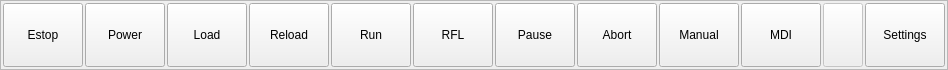
        <widget class="QFrame" name="fr_bottom">
         <property name="minimumSize">
          <size>
           <width>0</width>
           <height>60</height>
          </size>
         </property>
         <property name="maximumSize">
          <size>
           <width>16777215</width>
           <height>70</height>
          </size>
         </property>
         <property name="styleSheet">
          <string notr="true"/>
         </property>
         <property name="frameShape">
          <enum>QFrame::StyledPanel</enum>
         </property>
         <property name="frameShadow">
          <enum>QFrame::Raised</enum>
         </property>
         <layout class="QHBoxLayout" name="horizontalLayout_2">
          <property name="spacing">
           <number>2</number>
          </property>
          <property name="leftMargin">
           <number>2</number>
          </property>
          <property name="topMargin">
           <number>2</number>
          </property>
          <property name="rightMargin">
           <number>2</number>
          </property>
          <property name="bottomMargin">
           <number>2</number>
          </property>
          <item>
           <widget class="QPushButton" name="pb_bottom_0">
            <property name="sizePolicy">
             <sizepolicy hsizetype="Expanding" vsizetype="Expanding">
              <horstretch>0</horstretch>
              <verstretch>0</verstretch>
             </sizepolicy>
            </property>
            <property name="text">
             <string>Estop</string>
            </property>
           </widget>
          </item>
          <item>
           <widget class="QPushButton" name="pb_bottom_1">
            <property name="sizePolicy">
             <sizepolicy hsizetype="Expanding" vsizetype="Expanding">
              <horstretch>0</horstretch>
              <verstretch>0</verstretch>
             </sizepolicy>
            </property>
            <property name="text">
             <string>Power</string>
            </property>
           </widget>
          </item>
          <item>
           <widget class="QPushButton" name="pb_bottom_2">
            <property name="sizePolicy">
             <sizepolicy hsizetype="Expanding" vsizetype="Expanding">
              <horstretch>0</horstretch>
              <verstretch>0</verstretch>
             </sizepolicy>
            </property>
            <property name="text">
             <string>Load</string>
            </property>
           </widget>
          </item>
          <item>
           <widget class="QPushButton" name="pb_bottom_3">
            <property name="sizePolicy">
             <sizepolicy hsizetype="Expanding" vsizetype="Expanding">
              <horstretch>0</horstretch>
              <verstretch>0</verstretch>
             </sizepolicy>
            </property>
            <property name="text">
             <string>Reload</string>
            </property>
           </widget>
          </item>
          <item>
           <widget class="QPushButton" name="pb_bottom_4">
            <property name="sizePolicy">
             <sizepolicy hsizetype="Expanding" vsizetype="Expanding">
              <horstretch>0</horstretch>
              <verstretch>0</verstretch>
             </sizepolicy>
            </property>
            <property name="text">
             <string>Run</string>
            </property>
           </widget>
          </item>
          <item>
           <widget class="QPushButton" name="pb_bottom_5">
            <property name="sizePolicy">
             <sizepolicy hsizetype="Expanding" vsizetype="Expanding">
              <horstretch>0</horstretch>
              <verstretch>0</verstretch>
             </sizepolicy>
            </property>
            <property name="styleSheet">
             <string notr="true"/>
            </property>
            <property name="text">
             <string>RFL</string>
            </property>
           </widget>
          </item>
          <item>
           <widget class="QPushButton" name="pb_bottom_6">
            <property name="sizePolicy">
             <sizepolicy hsizetype="Expanding" vsizetype="Expanding">
              <horstretch>0</horstretch>
              <verstretch>0</verstretch>
             </sizepolicy>
            </property>
            <property name="styleSheet">
             <string notr="true"/>
            </property>
            <property name="text">
             <string>Pause</string>
            </property>
           </widget>
          </item>
          <item>
           <widget class="QPushButton" name="pb_bottom_7">
            <property name="sizePolicy">
             <sizepolicy hsizetype="Expanding" vsizetype="Expanding">
              <horstretch>0</horstretch>
              <verstretch>0</verstretch>
             </sizepolicy>
            </property>
            <property name="text">
             <string>Abort</string>
            </property>
           </widget>
          </item>
          <item>
           <widget class="QPushButton" name="pb_bottom_8">
            <property name="sizePolicy">
             <sizepolicy hsizetype="Expanding" vsizetype="Expanding">
              <horstretch>0</horstretch>
              <verstretch>0</verstretch>
             </sizepolicy>
            </property>
            <property name="text">
             <string>Manual</string>
            </property>
           </widget>
          </item>
          <item>
           <widget class="QPushButton" name="pb_bottom_9">
            <property name="sizePolicy">
             <sizepolicy hsizetype="Expanding" vsizetype="Expanding">
              <horstretch>0</horstretch>
              <verstretch>0</verstretch>
             </sizepolicy>
            </property>
            <property name="text">
             <string>MDI</string>
            </property>
           </widget>
          </item>
          <item>
           <widget class="QPushButton" name="pb_bottom_11">
            <property name="enabled">
             <bool>false</bool>
            </property>
            <property name="sizePolicy">
             <sizepolicy hsizetype="Expanding" vsizetype="Expanding">
              <horstretch>0</horstretch>
              <verstretch>0</verstretch>
             </sizepolicy>
            </property>
            <property name="text">
             <string/>
            </property>
           </widget>
          </item>
          <item>
           <widget class="QPushButton" name="pb_bottom_10">
            <property name="sizePolicy">
             <sizepolicy hsizetype="Expanding" vsizetype="Expanding">
              <horstretch>0</horstretch>
              <verstretch>0</verstretch>
             </sizepolicy>
            </property>
            <property name="text">
             <string>Settings</string>
            </property>
           </widget>
          </item>
         </layout>
        </widget>
